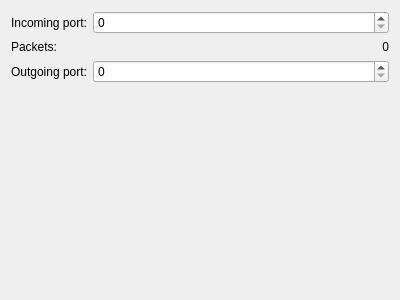
<?xml version="1.0" encoding="UTF-8"?>
<ui version="4.0">
 <class>QUdpPortWidget</class>
 <widget class="QWidget" name="QUdpPortWidget">
  <property name="geometry">
   <rect>
    <x>0</x>
    <y>0</y>
    <width>400</width>
    <height>300</height>
   </rect>
  </property>
  <property name="windowTitle">
   <string>Form</string>
  </property>
  <layout class="QFormLayout" name="formLayout">
   <item row="0" column="0">
    <widget class="QLabel" name="label">
     <property name="text">
      <string>Incoming port:</string>
     </property>
    </widget>
   </item>
   <item row="0" column="1">
    <widget class="QSpinBox" name="incoming_port"/>
   </item>
   <item row="1" column="0">
    <widget class="QLabel" name="label_2">
     <property name="text">
      <string>Packets:</string>
     </property>
    </widget>
   </item>
   <item row="1" column="1">
    <widget class="QLabel" name="label_3">
     <property name="text">
      <string>0</string>
     </property>
     <property name="alignment">
      <set>Qt::AlignRight|Qt::AlignTrailing|Qt::AlignVCenter</set>
     </property>
    </widget>
   </item>
   <item row="2" column="0">
    <widget class="QLabel" name="label_4">
     <property name="text">
      <string>Outgoing port:</string>
     </property>
    </widget>
   </item>
   <item row="2" column="1">
    <widget class="QSpinBox" name="outgoing_port">
     <property name="maximum">
      <number>65536</number>
     </property>
    </widget>
   </item>
  </layout>
 </widget>
 <resources/>
 <connections/>
</ui>
